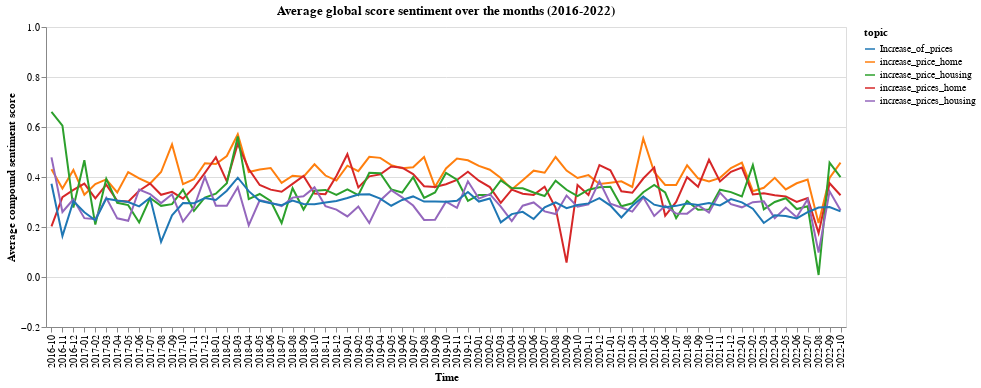

This figure's notebook cell:
### Code cell
alt.Chart(df_mean_compound_score_increase, title='Average global score sentiment over the months (2016-2022)').mark_line().encode(
    x = alt.X('period:O', axis=alt.Axis(title='Time')),
    y = alt.Y('compound_score', axis=alt.Axis(title='Average compound sentiment score'), scale=alt.Scale(domain=[-0.2,1])),
    color=alt.Color('topic:N', scale=alt.Scale(scheme='category10'))
).properties(width=800)

### Figure 1 — Vega-Lite specification as saved in the notebook (floating-point values rounded to 4 significant figures; data arrays with more than 128 entries replaced by an {"elided": "..."} marker saying what was removed)
{"config": {"view": {"continuousWidth": 400, "continuousHeight": 300}}, "data": {"name": "data-46c16df674cde09120dbf75928474b5a"}, "mark": "line", "encoding": {"color": {"type": "nominal", "field": "topic", "scale": {"scheme": "category10"}}, "x": {"type": "ordinal", "axis": {"title": "Time"}, "field": "period"}, "y": {"type": "quantitative", "axis": {"title": "Average compound sentiment score"}, "field": "compound_score", "scale": {"domain": [-0.2, 1]}}}, "title": "Average global score sentiment over the months (2016-2022)", "width": 800, "$schema": "https://vega.github.io/schema/vega-lite/v4.8.1.json", "datasets": {"data-46c16df674cde09120dbf75928474b5a": {"elided": "365 records"}}}
